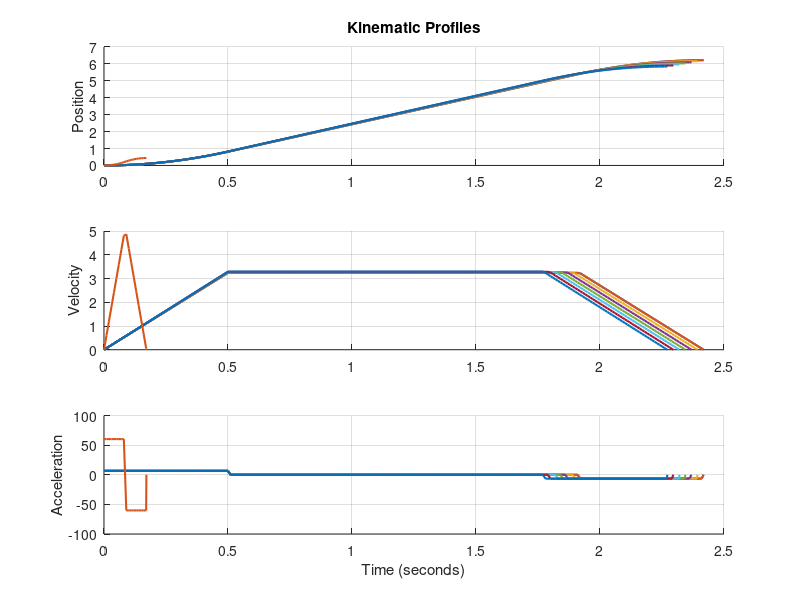

MATLAB code for this plot:
% 1. Define your exact input data
T_sample = [2.417738, 2.417738, 2.393316, 2.368895, 2.344473, 2.320051, 2.295630, 2.271208, 0.170951];
Distance_Angle = [6.220353, 6.220353, 6.157522, 6.094690, 6.031858, 5.969026, 5.906194, 5.843362, 0.439823];

frame_time = 0.01;
accel_time_desired = 0.5;

num_moves = length(T_sample);

% Setup figure for visualization
figure('Name', 'Trapezoidal Velocity Profiles', 'Color', 'w');

for i = 1:num_moves
    T = T_sample(i);
    D = Distance_Angle(i);
    
    % 2. Handle the edge case: check if there is enough time to reach constant velocity
    if T < 2 * accel_time_desired
        ta = T / 2; % Fallback to a triangular profile
        fprintf('Move %d: Total time (%.3fs) is too short for 0.5s accel. Using triangular profile (ta = %.3fs).\n', i, T, ta);
    else
        ta = accel_time_desired;
    end
    
    % 3. Calculate kinematics
    v_max = D / (T - ta);
    a = v_max / ta;
    
    % 4. Create time vector for this move
    t = 0:frame_time:T;
    % Ensure the final frame strictly includes the exact end time 'T'
    if t(end) < T
        t = [t, T];
    end
    
    % Preallocate arrays for speed and memory
    q   = zeros(size(t)); % Position / Angle
    v   = zeros(size(t)); % Velocity
    acc = zeros(size(t)); % Acceleration
    
    % 5. Generate the profile
    for k = 1:length(t)
        tk = t(k);
        
        if tk <= ta
            % Phase 1: Acceleration
            q(k)   = 0.5 * a * tk^2;
            v(k)   = a * tk;
            acc(k) = a;
            
        elseif tk <= T - ta
            % Phase 2: Constant Velocity
            q(k)   = (0.5 * a * ta^2) + v_max * (tk - ta);
            v(k)   = v_max;
            acc(k) = 0;
            
        else
            % Phase 3: Deceleration
            t_dec  = tk - (T - ta);
            % Position = distance at start of decel + distance covered during decel
            q(k)   = D - 0.5 * a * (T - tk)^2; 
            v(k)   = v_max - a * t_dec;
            acc(k) = -a;
        end
    end
    
    % Force the final points to exactly match targets to avoid floating point drift
    q(end)   = D;
    v(end)   = 0;
    acc(end) = 0;
    
    % 6. Plot the results
    subplot(3,1,1); hold on; grid on;
    plot(t, q, 'LineWidth', 1.5);
    ylabel('Position'); title('Kinematic Profiles');
    
    subplot(3,1,2); hold on; grid on;
    plot(t, v, 'LineWidth', 1.5);
    ylabel('Velocity');
    
    subplot(3,1,3); hold on; grid on;
    plot(t, acc, 'LineWidth', 1.5);
    ylabel('Acceleration'); xlabel('Time (seconds)');
end
